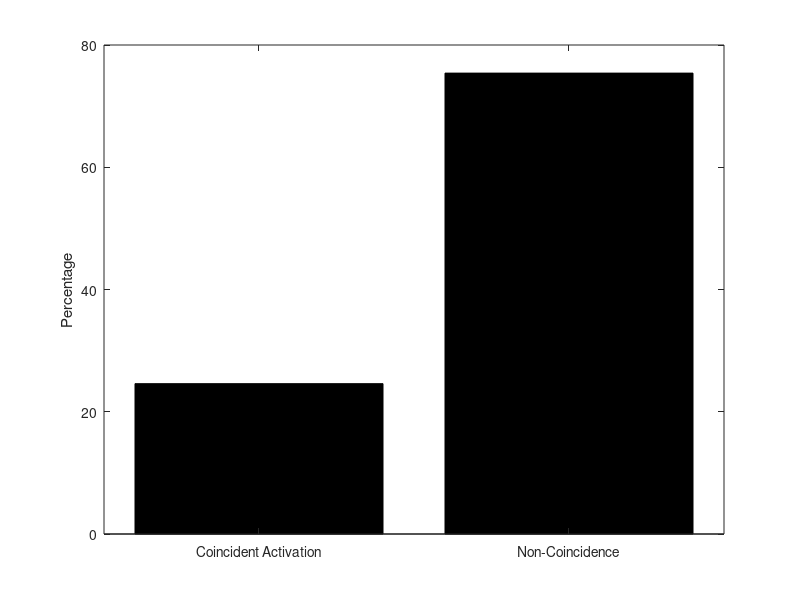

Recreate this plot in MATLAB.
function Fixation_Sim

close all

%This function runs a simulation demonstrating the effect of retinal
%fixation on coincidence detection in the model.

%Simulation parameters
%Temporal variables for the simulation; units are ms
Incidence_window = 5;
Sim_time = 10000;
Retinal_fixation = 1; %Retinal fixation by default is not used

Output_count = zeros(3, 1); %Tallies the number of incidences of each output possibility
%The first and second row represent the right angle and arrow neurons
%The 3rd represents no activation
Output_num = 0; %Counter for the number of trials run

%Define conduction delays to output neurons
Delays_1 = [6; 12]; %conduction delays to right-angle neuron
Delays_2 = [14; 22; 4]; %Conduction delays to arrow neuron

%Iterate through each trial over the simulation time
for ii = 1:10:Sim_time %iterate over Sim_time at 10ms intervals

    %Perform the below if retinal fixation simulation
    if Retinal_fixation == true
        Latency_max = 30;
        Precise_spikes = randi(Latency_max, 3, 1); %Creates a vector of random integer values between 1 and Latency_max
        Jitter = 0; %Removes jitter as not concerned about absence of attention
    end

    %Randomly generate Gaussean jitter to apply to each neuron
    Jitter_1 = normrnd(0, Jitter, 2, 1);
    Jitter_2 = normrnd(0, Jitter, 3, 1);

    %Calculate the arrival times of each spike, including jitter and axonal
    %conduction delay
    Arrival_times_1 = Precise_spikes(1:2) + Delays_1 + Jitter_1; %Note third diagonal neuron is excluded, as does not share connection to right angle neuron
    Arrival_times_2 = Precise_spikes + Delays_2 + Jitter_2;

    %If the range of arrival times (min:max) is within the incidence
    %window, then the higher-level neuron 'activates'; if neither, count a 'non-activation'
    Incidence_1 = range(Arrival_times_1);
    Incidence_2 = range(Arrival_times_2);

    if Incidence_1 < Incidence_window && Incidence_2 < Incidence_window
        %If signal arrives in both neurons temporal windows, then each
        %neuron registers half an activation
        Output_count(1) = Output_count(1) + 0.5;
        Output_count(2) = Output_count(2) + 0.5;
    elseif Incidence_1 < Incidence_window
        Output_count(1) = Output_count(1) + 1;
    elseif Incidence_2 < Incidence_window
        Output_count(2) = Output_count(2) + 1;
    else
        Output_count(3) = Output_count(3) + 1;
    end

    Output_num = Output_num + 1; 
end

Percentages = (Output_count/Output_num) * 100;
Bar_percents = [Percentages(1)+Percentages(2); Percentages(3)];

figure('position', [0, 0, 800, 600])
bar(Bar_percents, 'k');
l{1}='Coincident Activation'; l{2}='Non-Coincidence';    
set(gca,'xticklabel', l);
ylabel('Percentage')
